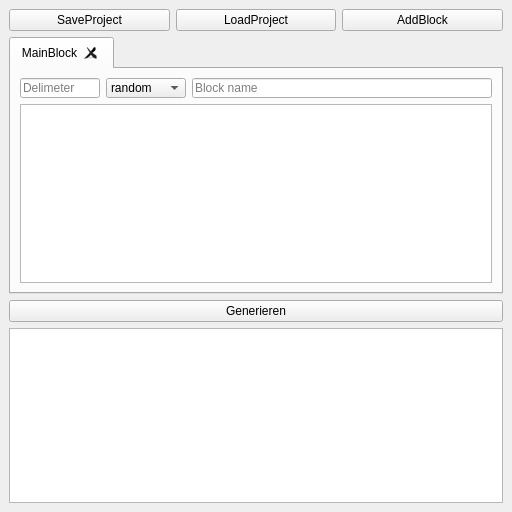
<?xml version="1.0" encoding="UTF-8"?>
<ui version="4.0">
 <class>MainWindow</class>
 <widget class="QMainWindow" name="MainWindow">
  <property name="geometry">
   <rect>
    <x>0</x>
    <y>0</y>
    <width>512</width>
    <height>512</height>
   </rect>
  </property>
  <property name="minimumSize">
   <size>
    <width>512</width>
    <height>512</height>
   </size>
  </property>
  <property name="windowTitle">
   <string>MainWindow</string>
  </property>
  <widget class="QWidget" name="MainWindow_widget">
   <layout class="QGridLayout" name="MainWindow_widget_Layout">
    <item row="7" column="0">
     <widget class="QTextEdit" name="Output_textEdit"/>
    </item>
    <item row="6" column="0">
     <widget class="QPushButton" name="Generate_button">
      <property name="text">
       <string>Generieren</string>
      </property>
     </widget>
    </item>
    <item row="3" column="0">
     <widget class="QTabWidget" name="tabWidget">
      <property name="acceptDrops">
       <bool>false</bool>
      </property>
      <property name="currentIndex">
       <number>0</number>
      </property>
      <property name="usesScrollButtons">
       <bool>true</bool>
      </property>
      <property name="tabsClosable">
       <bool>true</bool>
      </property>
      <property name="movable">
       <bool>true</bool>
      </property>
      <widget class="QWidget" name="Block_0">
       <attribute name="title">
        <string>MainBlock</string>
       </attribute>
       <layout class="QGridLayout" name="Block_0_Layout">
        <item row="0" column="1">
         <widget class="QComboBox" name="Block_0_comboBox">
          <property name="minimumSize">
           <size>
            <width>80</width>
            <height>20</height>
           </size>
          </property>
          <item>
           <property name="text">
            <string>random</string>
           </property>
          </item>
          <item>
           <property name="text">
            <string>shuffle</string>
           </property>
          </item>
          <item>
           <property name="text">
            <string>origin</string>
           </property>
          </item>
         </widget>
        </item>
        <item row="0" column="0">
         <widget class="QLineEdit" name="Block_0_DelimeterLineEdit">
          <property name="minimumSize">
           <size>
            <width>0</width>
            <height>20</height>
           </size>
          </property>
          <property name="maximumSize">
           <size>
            <width>80</width>
            <height>20</height>
           </size>
          </property>
          <property name="placeholderText">
           <string>Delimeter</string>
          </property>
         </widget>
        </item>
        <item row="0" column="2">
         <widget class="QLineEdit" name="Block_0_BlockName">
          <property name="minimumSize">
           <size>
            <width>0</width>
            <height>20</height>
           </size>
          </property>
          <property name="text">
           <string/>
          </property>
          <property name="placeholderText">
           <string>Block name</string>
          </property>
         </widget>
        </item>
        <item row="1" column="0" colspan="3">
         <widget class="QTextEdit" name="Block_0_textEdit"/>
        </item>
       </layout>
      </widget>
     </widget>
    </item>
    <item row="0" column="0">
     <layout class="QHBoxLayout" name="MainWindow_widget_horizontalLayout">
      <item>
       <widget class="QPushButton" name="SaveProjectButton">
        <property name="text">
         <string>SaveProject</string>
        </property>
       </widget>
      </item>
      <item>
       <widget class="QPushButton" name="LoadProjectButton">
        <property name="text">
         <string>LoadProject</string>
        </property>
       </widget>
      </item>
      <item>
       <widget class="QPushButton" name="AddBlockButton">
        <property name="text">
         <string>AddBlock</string>
        </property>
       </widget>
      </item>
     </layout>
    </item>
   </layout>
  </widget>
 </widget>
 <tabstops>
  <tabstop>Output_textEdit</tabstop>
  <tabstop>Generate_button</tabstop>
  <tabstop>tabWidget</tabstop>
  <tabstop>SaveProjectButton</tabstop>
  <tabstop>LoadProjectButton</tabstop>
  <tabstop>AddBlockButton</tabstop>
 </tabstops>
 <resources/>
 <connections/>
</ui>
